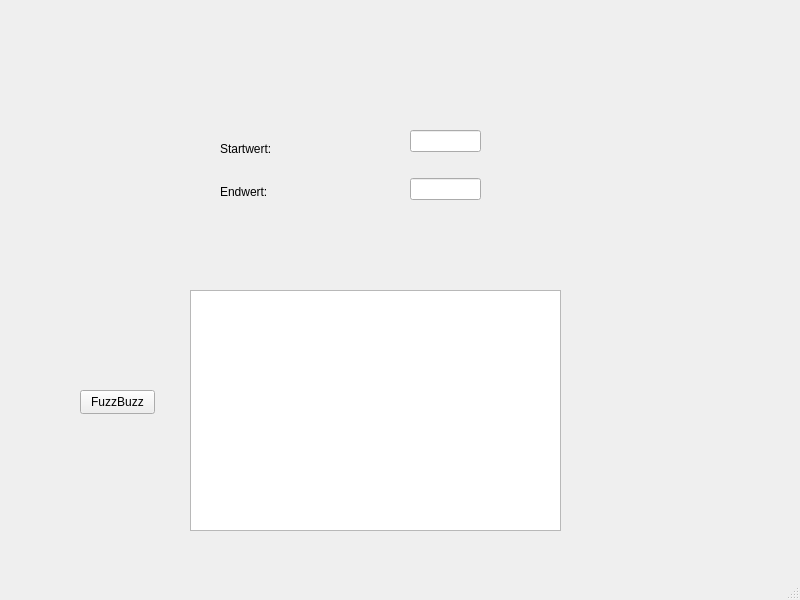
<?xml version="1.0" encoding="UTF-8"?>
<ui version="4.0">
 <class>MainWindow</class>
 <widget class="QMainWindow" name="MainWindow">
  <property name="geometry">
   <rect>
    <x>0</x>
    <y>0</y>
    <width>800</width>
    <height>600</height>
   </rect>
  </property>
  <property name="windowTitle">
   <string>MainWindow</string>
  </property>
  <widget class="QWidget" name="centralwidget">
   <widget class="QPushButton" name="ProgStart">
    <property name="geometry">
     <rect>
      <x>80</x>
      <y>390</y>
      <width>75</width>
      <height>24</height>
     </rect>
    </property>
    <property name="text">
     <string>FuzzBuzz</string>
    </property>
   </widget>
   <widget class="QWidget" name="gridLayoutWidget">
    <property name="geometry">
     <rect>
      <x>410</x>
      <y>110</y>
      <width>71</width>
      <height>111</height>
     </rect>
    </property>
    <layout class="QGridLayout" name="gridLayout">
     <item row="3" column="0">
      <widget class="QLineEdit" name="Endw"/>
     </item>
     <item row="0" column="0">
      <widget class="QLineEdit" name="Startw"/>
     </item>
    </layout>
   </widget>
   <widget class="QWidget" name="gridLayoutWidget_2">
    <property name="geometry">
     <rect>
      <x>190</x>
      <y>290</y>
      <width>371</width>
      <height>241</height>
     </rect>
    </property>
    <layout class="QGridLayout" name="gridLayout_2">
     <item row="0" column="0">
      <widget class="QTextBrowser" name="textBrowser"/>
     </item>
    </layout>
   </widget>
   <widget class="QWidget" name="verticalLayoutWidget">
    <property name="geometry">
     <rect>
      <x>220</x>
      <y>130</y>
      <width>160</width>
      <height>80</height>
     </rect>
    </property>
    <layout class="QVBoxLayout" name="verticalLayout">
     <item>
      <widget class="QLabel" name="label">
       <property name="text">
        <string>Startwert:</string>
       </property>
      </widget>
     </item>
     <item>
      <widget class="QLabel" name="label_2">
       <property name="text">
        <string>Endwert:</string>
       </property>
      </widget>
     </item>
    </layout>
   </widget>
  </widget>
  <widget class="QMenuBar" name="menubar">
   <property name="geometry">
    <rect>
     <x>0</x>
     <y>0</y>
     <width>800</width>
     <height>22</height>
    </rect>
   </property>
  </widget>
  <widget class="QStatusBar" name="statusbar"/>
 </widget>
 <resources/>
 <connections/>
</ui>
